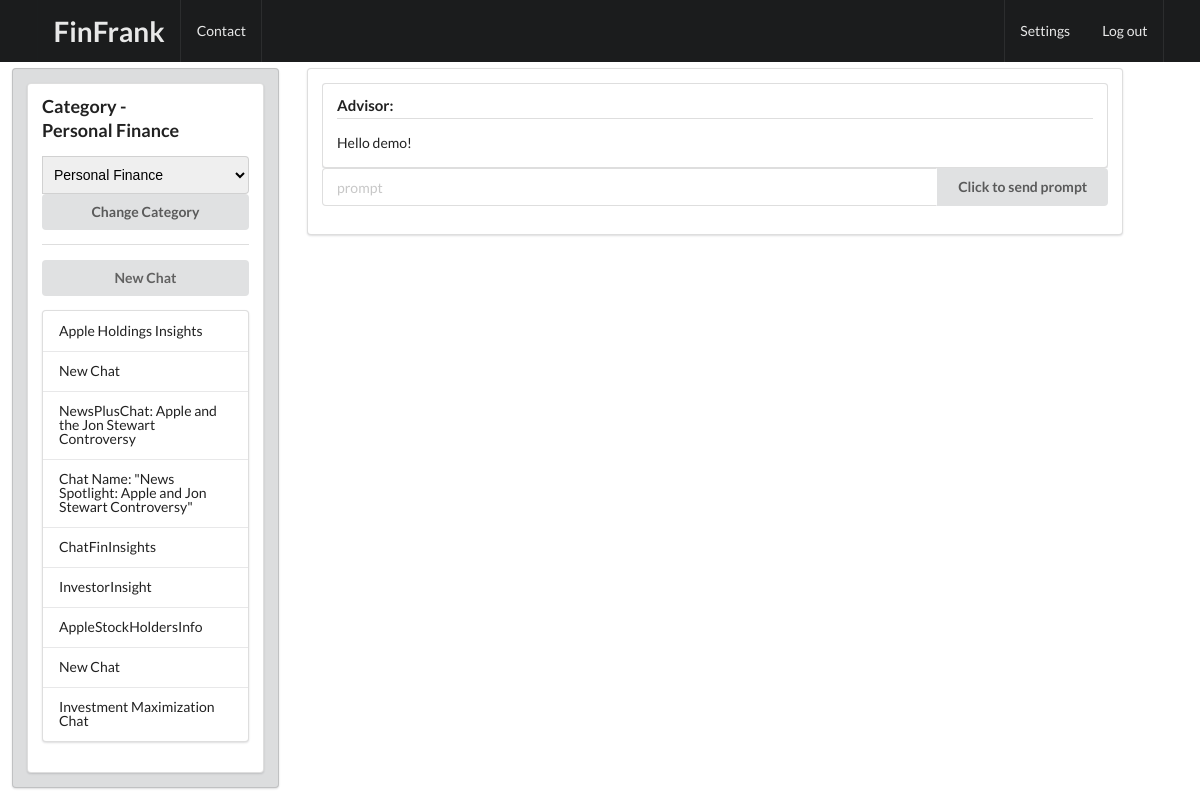
Screenshot of /new_chat/Personal Finance/ (signed in) with the database file from the repository.
### Chat/models.py (models this page shows, shortened)
class ChatInfo(models.Model):
    id_chat = models.UUIDField(primary_key=True, default=uuid.uuid4, editable=False)
    user = models.CharField(max_length=100)
    name_chat = models.TextField(default="New Chat")
    category = models.CharField(max_length=45, default="Personal Finance")
    created_at = models.DateTimeField(auto_now_add=True)

### Chat/views.py (the view, shortened to what this page needs)
# urls.py: path("new_chat/<str:category>/", views.new_chat, name="new_chat")
@login_required(login_url='signin')
def new_chat(request, category):
    messages_ = []
    user = request.user.username
    api_key = "XXX"
    chat_ids_names = get_chat_ids_names(user, category)
    conversation = ChatConversation(user, 20, api_key)
    chat_categories = get_ChatCategories(category)
    messages_ = [mark_safe(conversation.convertMessegesObjToHTML(messages_))]
    context = get_context(messages_, chat_ids_names, category, chat_categories)
    return render(request, 'home.html', context=context)

### Chat/gpt.py (called while the page is built, shortened)
    def convertMessegesObjToHTML(self, messages_):
        html = ""
        html += "<div class=\"ui segment\"><h4 class=\"ui dividing header\">Advisor:</h4>"
        html += f'<div class =\"content\"><p>Hello {self.userName}!</div></div>'
        return html

### Chat/views.py (called while the page is built)
def get_chat_ids_names(user, category):
    chat_queryset = ChatInfo.objects.filter(user=user, category=category)
    chat_ids_names = list(chat_queryset.values_list('id_chat', 'name_chat'))
    return chat_ids_names

def get_ChatCategories(category, chat_categories = ['Personal Finance', 'Investments', 'Insurance', 'Car Insurance']):
    chat_categories = chat_categories.copy()
    chat_categories.remove(str(category))
    chat_categories = [str(category)] + chat_categories
    return chat_categories

def get_context(messages_, chat_ids_names, category, chat_categories):
    context = {'messages_': messages_,
            'chat_ids_names': chat_ids_names,
            'chat_category': category,
            'chat_categories': chat_categories
            }
    return context

### Chat/templates/home.html (shortened to what this page needs)
{% extends "base.html" %}
{% block content %}
<div class="ui fixed inverted menu">
    <div class="ui container">
        <a href="#" class="header item"><h1>FinFrank</h1></a>
        <a href="#" class="item">Contact</a>
        <a href="/settings" class="right item">Settings</a>
        <a href="/logout" class="item">Log out</a>
    </div>
</div>
<div class="three column row">
    <div class="four wide column">
        <div class="ui tertiary segment" style="height: calc(100vh - 80px); margin-left: 1vw;">
            <div class = "ui segment" style = "overflow-y: scroll; height: calc(100vh - 110px)">
                <h3 class="ui header">Category - <div class="item">{{ chat_category }}</div></h3>
                    <form method="POST">
                        <div class="ui action fluid input">
                            <select name="new_category" class="ui fluid dropdown">
                                {% for category in chat_categories %}
                                    <option class = "item" value="{{ category }}">{{ category }}</option>
                                {% endfor %}
                            </select>
                        </div>
                        <button type="submit" class="ui fluid button" >Change Category</button>
                        <div class="ui divider"></div>
                        </form>
                        <form method="POST">
                            <button type="button" class="ui fluid button" name="new_chat" id = "newChatButton">
                                <a href="/new_chat/{{chat_category}}" style="color: #616161"  >New Chat</a>
                            </button>
                        </form>
                        <form method="POST">
                            <div class="ui vertical fluid menu">
                                {% for chat_id_name in chat_ids_names %}
                                    <a class="item" href="/chat/{{chat_id_name.0}}">{{ chat_id_name.1 }}</a>
                                {% endfor %}
                        </form>
                    </div>
            </div>
        </div>
    </div>
    <div class="eleven wide column" >
        <div class = "ui segment" >
            <div id = "scrollMesseges" style="overflow-y: scroll; max-height: calc(100vh - 75px - 80px)">
                {% for message in messages_ %}
                    <div class="alert alert-danger" role="alert">
                        {{ message }}
                    </div>
                {% endfor %}
            </div>
            <form method="POST">
            <div class="ui form">
                <div class="prompt-field">
                        <div class="ui fluid action input">
                            <input type="text" name="prompt" placeholder="prompt" class="ui input">
                            <button type="submit" class="ui button">Click to send prompt</button>
                        </div>
                    </form>
                </div>
            </div>
        </div>
    <div class="one wide column"></div>
{% endblock %}

### rows the page displays
ChatInfo: name_chat "Apple Holdings Insights"
ChatInfo: name_chat "New Chat"
ChatInfo: name_chat "NewsPlusChat: Apple and the Jon Stewart Controversy"
ChatInfo: name_chat "Chat Name: \"News Spotlight: Apple and Jon Stewart Controversy\""
ChatInfo: name_chat "ChatFinInsights"
ChatInfo: name_chat "InvestorInsight"
ChatInfo: name_chat "AppleStockHoldersInfo"
ChatInfo: name_chat "New Chat"
ChatInfo: name_chat "Investment Maximization Chat"

### other values shown
{{ chat_category }} "Personal Finance"
{{ message }} "Advisor: Hello demo!"
form field new_category "Personal Finance"
